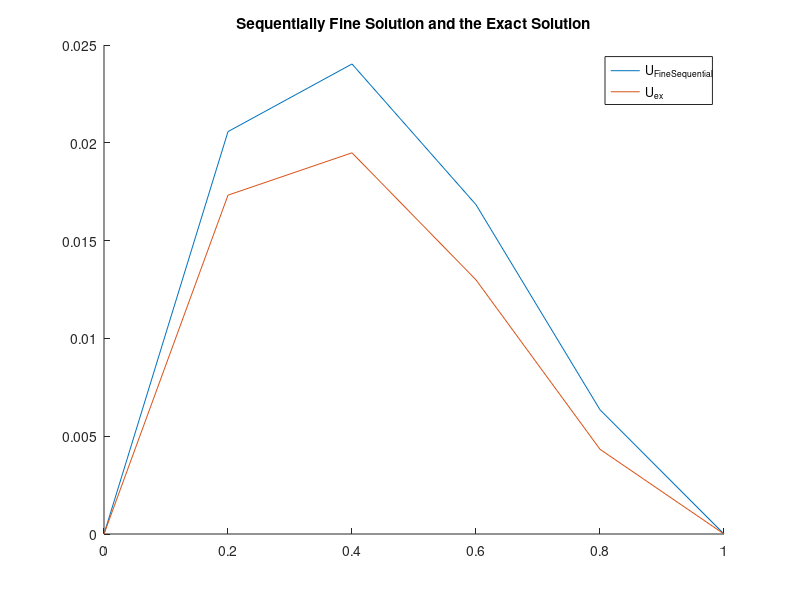
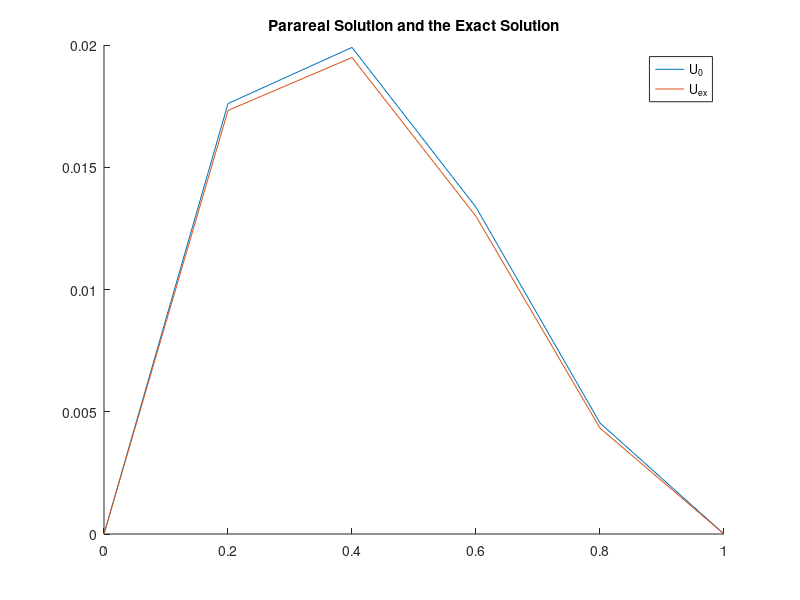

The MATLAB source for these figures, in order: (Note: this script raises an error after producing the figures.)
close all
clear
clc


%% ---------------------------------------------------------------
% IVP: u_t = a*u_xx - b*u_x + c*u + f               in (0,L) x (0,T),
%      u(x,0) = u0(x)                    in (0,L),
%      u(0,t) = u(L,t) = 0                 t in (0,T)


%% -----------------------------------------------------------------
% INPUT PARAMETERS:
%   * nt_coarse: number of coarse intervals in time
%   * nx_coarse: number of coarse intervals in space
%   * nt_fine: number of fine intervals in time
%   * nx_fine: number of fine intervals  in space
%   * m: number of fine time steps on each coarse time step
%   * K: number of Parareal iterations (2 <= K <= n_coarse+1)
%        (--> K sequential coarse sweeps and K-1 parallel fine sweeps)
% OUTPUT:
%   * LInfinityErrorNorm



%% -----------------------------------------------------------------


global xC xF a b c

T = 1; %  Intervall (0,T)
L = 1; % omega=(0,L)

a = 3;
b = 0.0005;
c = 1;

nt_interval = 4; % number of time intervals

nx_coarse = 5; % number of coarse spatial intervals
nt_coarse = 4;% 300 %20    % number of coarse time intervals


nx_fine = 	5; % number of fine spatial intervals
nt_fine = 8;% 3000 %200 . % number of fine time intervals


% solver ='BackwardEuler';
solver ='BackwardEuler';

dx = L/nx_fine;   % fine spatial discretization steps
if strcmp(solver,'BackwardEuler')==1
    dt = T/nt_fine;   % fine temporal discretization steps . % dx^2/2 for Runge-Kutta
elseif strcmp(solver,'Runge-Kutta4')==1
    dt = dx^2/6;
end

DT = T/nt_interval;  % reference temporal discretization steps

dX = L/nx_coarse; % coarse spatial discretization steps
dT = T/nt_coarse; % coarse temporal discretization steps

M = DT/dT  % number of coarse time steps on each time interval
m = DT/dt  % number of fine time steps on each time interval

r = dT/dX^2;
r1 = dt/dx^2;

K = 7    % number of Parareal iterations


%% -----------------------------------------------------------------


xt = linspace(0,T,nt_interval+1);

cmap = hsv(K); % color map

% For the plots

% coarse points
xC = linspace(0,L,nx_coarse+1);
tC = linspace(0,T,nt_interval+1);

% fine points
xF = linspace(0,L,nx_fine+1);
tF = linspace(0,T,nt_fine+1);

cmap = hsv(K);

% exact solution
u_ex=@(x,t) x*(L-x)^2*exp(-2*t);

ux0_function = @(x) (x.*(L-x).^2);

f = @(x,t) b.*(exp(-2.*t).*(L - x).^2 - x.*exp(-2.*t).*(2.*L - 2.*x)) - a.*(2.*x.*exp(-2.*t) - 2.*exp(-2.*t).*(2.*L - 2.*x)) - 2.*x.*exp(-2.*t).*(L - x).^2 - c.*x.*exp(-2.*t).*(L - x).^2;



%% Define find and coarse propagators
% Backward Euler fine solver
% A_tilde
rF = a*dt/(dx^2);
kF = b*dt/(2*dx);


A_F = (kF-rF)*diag(ones(nx_fine-2,1),1) + (1+2*rF-c*dt)*eye(nx_fine-1) - (kF+rF)*diag(ones(nx_fine-2,1),-1);
Id_F = eye(size(A_F));
A_F_Global =  zeros((nt_interval+1)*(nx_fine-1));
for i =1:nt_interval+1
    %  i = i + 1
    A_F_Global((i-1)*(nx_fine-1)+1:i*(nx_fine-1),(i-1)*(nx_fine-1)+1:i*(nx_fine-1)) = Id_F;
    if i>1
        A_F_Global((i-1)*(nx_fine-1)+1:i*(nx_fine-1),(i-2)*(nx_fine-1)+1:(i-1)*(nx_fine-1)) = -A_F^-m;
    end
end
A_tilde = A_F_Global;

% Backward Euler coarse solver
% M_tilde
rC = a*dT/(dX^2);
kC = b*dT/(2*dX);

A_C = (kC-rC)*diag(ones(nx_coarse-2,1),1) + (1+2*rC-c*dT)*eye(nx_coarse-1) - (kC+rC)*diag(ones(nx_coarse-2,1),-1);
Id_C = eye(size(A_C));
A_C_Global =  zeros((nt_interval+1)*(nx_coarse-1));
for i =1:nt_coarse+1
    %  i = i + 1
    A_C_Global((i-1)*(nx_coarse-1)+1:i*(nx_coarse-1),(i-1)*(nx_coarse-1)+1:i*(nx_coarse-1)) = Id_C;
    if i>1
        A_C_Global((i-1)*(nx_coarse-1)+1:i*(nx_coarse-1),(i-2)*(nx_coarse-1)+1:(i-1)*(nx_coarse-1)) = -A_C^-1;
    end
end
M_tilde = A_C_Global;

%%
% Reduced system
% F_tilde = (1-a*dt)^-m;  % fine propagator
% G_tilde = (1-a*Dt)^-1;  % coarse propagator
%
% Uk_0 = zeros(N,1);
% % Uk_0(1) = u0;
% rhs0 = [u0; zeros(m*N,1)];
% rhs = [u0; (F_tilde-G_tilde)*Uk_0];
%
% A = eye(m*N+1,m*N+1) + (-(1-a*dt)^-1)*diag(ones(m*N,1),-1);  % original problem matrix
%
% A_tilde = eye(N+1,N+1) + (-F_tilde)*diag(ones(N,1),-1);      % reduced matrix
%
% M_tilde = eye(N+1,N+1) + (-G_tilde)*diag(ones(N,1),-1);      % approximate reduced matrix

% fine solution

%  xtrue = linspace(0,T,nx_coarse*m+1);
%  ttrue = linspace()
%  pick = 1:m:nt_interval*m+1;

% Exact solution at time T = 1
U_exact=zeros(1,nx_fine+1);
for i=1:nx_fine+1
    U_exact(i)=u_ex(xF(i),T);
end

% initial solution u0
ux0 = ux0_function(xF(2:end-1))';

% Fine sequential propagator
Uk_0 = zeros((nt_interval+1)*(nx_fine-1),1);
Uk_0(1:nx_fine-1) = ux0;
rhs0 = [ux0; zeros(((nt_interval+1)*(nx_fine-1)-nx_fine+1),1)];
%  rhs = [ux0; (A_tilde-M_tilde)*Uk_0];
% source force F
F = zeros((nt_interval+1)*(nx_fine-1),1);
F(1:nx_fine-1) = 0;
 i_temp = 1;
t0 = tF(1);
% for j = 1: nt_fine
%     t0 = t0 + dt;
%     i_temp = 1;
    for i = 2:nt_interval+1
        F(i_temp*(nx_fine-1) + 1 :i_temp*(nx_fine-1) + nx_fine-1,:) = A_F^-m*dt*( f(xF(2:nx_fine),tF(i))' +  A_F*f(xF(2:nx_fine),tC(i))' );
        i_temp = i_temp + 1;
    end
    uF_true = A_tilde\(Uk_0 + F);
%     Uk_0 = uF_true;
% end
figure
hold on
plot(xF,[0;uF_true(end-nx_fine+2:end);0])

plot(xF,U_exact)
legend('U_{FineSequential}','U_{ex}')
title('Sequentially Fine Solution and the Exact Solution')



%% ------------------------------------------------------------------
% initial coarse integration

% initial solution u0
ux0C = ux0_function(xC(2:end-1))';

% Coarse sequential propagator

Uk_0C = zeros((nt_coarse+1)*(nx_coarse-1),1);
Uk_0C(1:nx_coarse-1) = ux0C;
rhs0 = [ux0; zeros(((nt_coarse+1)*(nx_coarse-1)-nx_coarse+1),1)];
%  rhs = [ux0; (A_tilde-M_tilde)*Uk_0];
% source force F
F_C = zeros((nt_coarse+1)*(nx_coarse-1),1);
F_C(1:nx_coarse-1) = 0;
i_temp = 1;
for i = 2:nt_coarse+1
    F_C(i_temp*(nx_coarse-1) + 1 :i_temp*(nx_coarse-1) +  nx_coarse-1,:) = A_C^-1*dT*f(xC(2:nx_coarse),tC(i))';
    i_temp = i_temp + 1;
end

figure
hold on
uC = M_tilde\(Uk_0C + F_C);
plot(xF,[0;uC(end-nx_coarse+2:end);0])

plot(xF,U_exact)
legend('U_{0}','U_{ex}')
title('Parareal Solution and the Exact Solution')

U0n = uC;
% proNj = 1;

L2NormError = [ sqrt(sum(dT*(uF_true-U).^2))];
LInfNormError = [max(abs(uF_true-U))];
% SupperlinearErrorBound  = LInfNormError;
% LinearErrorBound  = LInfNormError;

%%


% iteration loop
for k = 1: K-1
    % k = k + 1
    %         rhs(2:end) =  [ (F_tilde-G_tilde)*U(1:end-1)];
    %         U = M_tilde\rhs;
    U = M_tilde\((M_tilde - A_tilde)*uC + rhs);
    
    plot(xt,U,'Color',cmap(k,:),'Marker','o');
    
    %
    %        norm(uF_true(pick)-U,'inf')
%     proNj(k+1) = proNj(k)*(N-k);
    L2NormError(k+1) = sqrt(sum(Dt*(uF_true-U).^2));
    LInfNormError(k+1) = max(abs(uF_true-U));
%     SupperlinearErrorBound(k+1)  = (abs(exp(a*Dt) - Rz(a*Dt)))^(k)/factorial(k)*proNj(k+1)*max(abs(uF_true-U0n));
%     LinearErrorBound(k+1)  = (abs(exp(a*Dt) - Rz(a*Dt))/(1- abs(Rz(a*Dt))))^(k)*max(abs(uF_true-U0n));
end  % iteration loop

uF_true_coarse=uF_true(pick)
U

L2NormError=L2NormError'
LInfNormError=LInfNormError'
SupperlinearErrorBound=SupperlinearErrorBound'
LinearErrorBound=LinearErrorBound'

figure
semilogy(0:K-1,LInfNormError,'b--^',0:K-1,L2NormError,'g--^',0:K-1,SupperlinearErrorBound,'r*-',0:K-1,LinearErrorBound,'mx-')
legend('L^{oo}NormError','L^2NormError','Superlinear bound','Linear bound')
xlabel('k')
ylim([1e-18 1])
